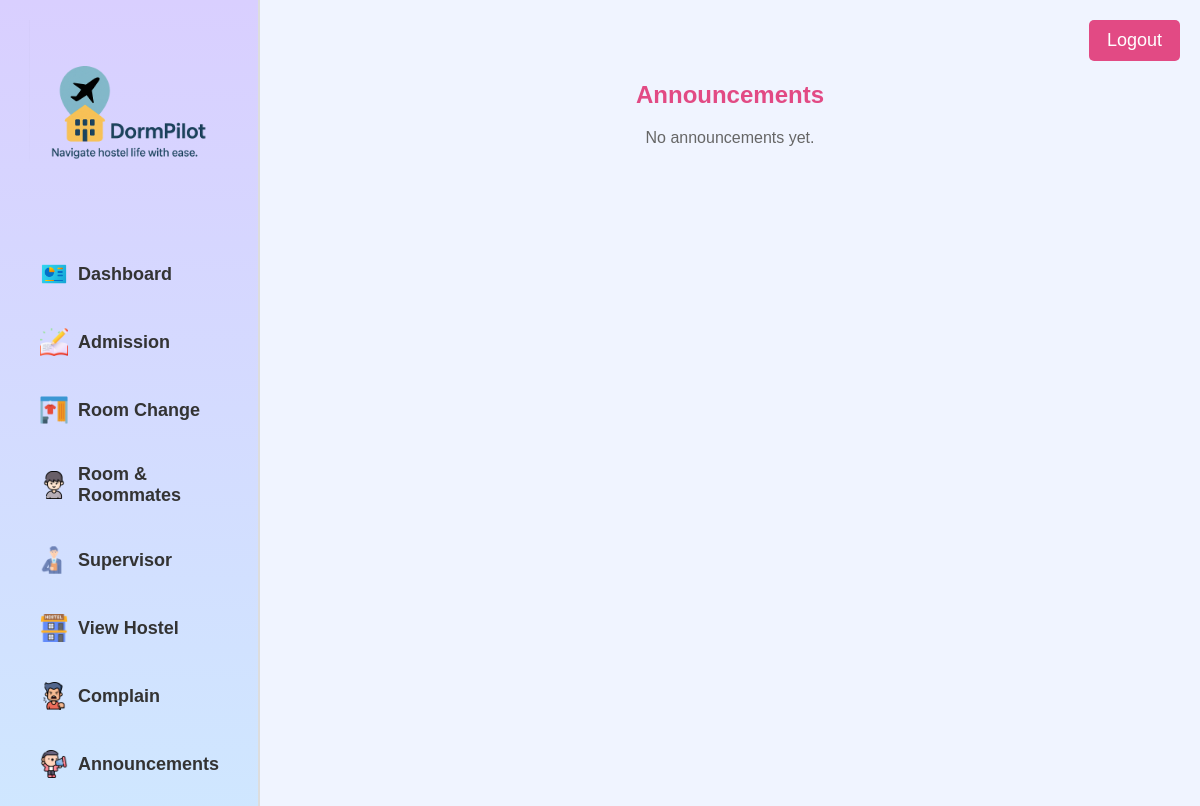
/student_announcements.php (signed in), run on an earlier commit of the app's database.
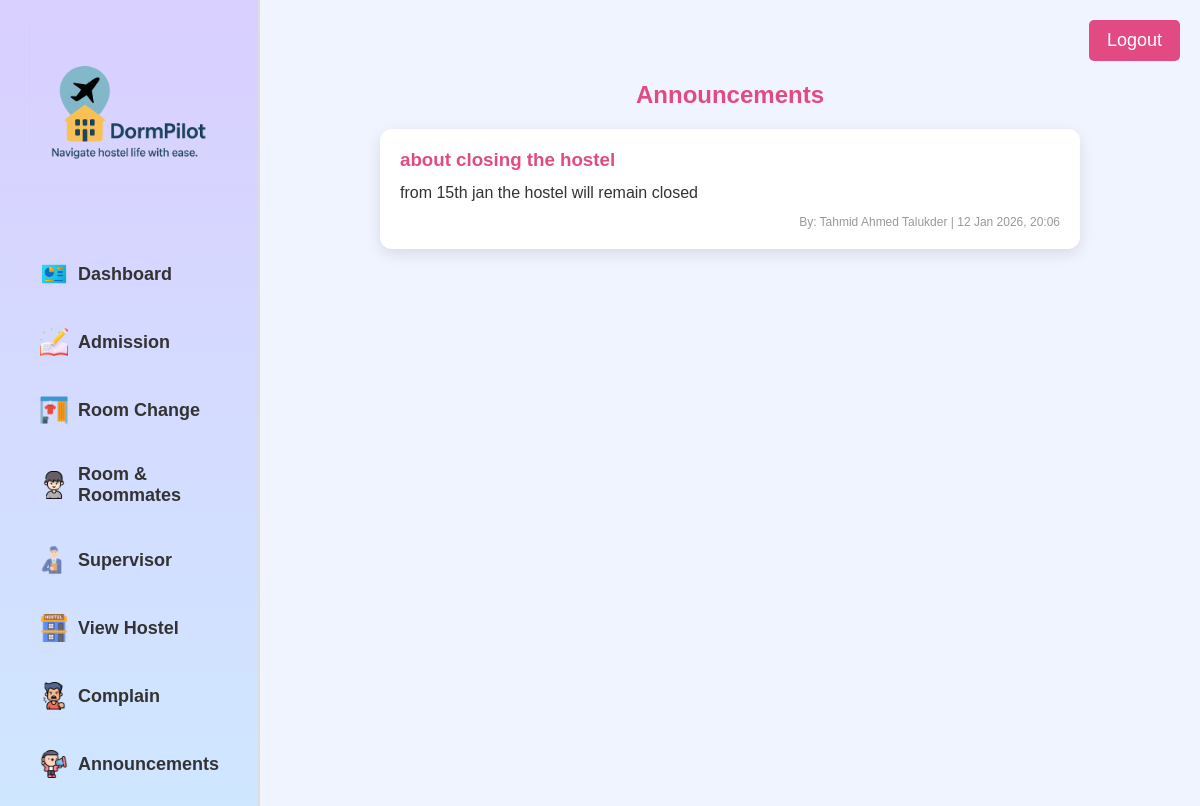
And on a later commit of the database.
### tables this page shows
CREATE TABLE `announcements` (
  `id` int(11) NOT NULL,
  `supervisor_id` int(11) DEFAULT NULL,
  `title` varchar(255) NOT NULL,
  `message` text NOT NULL,
  `created_at` timestamp NOT NULL DEFAULT current_timestamp()
);

CREATE TABLE `users` (
  `id` int(11) NOT NULL,
  `fullname` varchar(100) NOT NULL,
  `email` varchar(100) NOT NULL,
  `password` varchar(255) NOT NULL,
  `role` varchar(20) DEFAULT 'student',
  `phone` varchar(20) DEFAULT NULL,
  `block` varchar(50) DEFAULT NULL,
  `photo` varchar(255) DEFAULT NULL,
  `nid_number` varchar(50) DEFAULT NULL,
  `nid_photo` varchar(255) DEFAULT NULL,
  `gender` varchar(10) DEFAULT NULL
);

### student_announcements.php (the view, shortened to what this page needs)
<?php
include "db.php";
$announcements = $conn->query("SELECT a.*, u.fullname FROM announcements a LEFT JOIN users u ON a.supervisor_id = u.id ORDER BY a.created_at DESC");
?>
<!DOCTYPE html>
<html lang="en">
<head>
</head>
<body>
<div class="sidebar">
    <img src="logo.png" class="logo" alt="Logo">
    <a href="student_dashboard.php"><img src="icons/dashboard.png" class="menu-icon">Dashboard</a>
    <a href="student_admission.php"><img src="icons/admission.png" class="menu-icon">Admission</a>
    <a href="student_room_change.php"><img src="icons/room.png" class="menu-icon">Room Change</a>
    <a href="student_roommates.php"><img src="icons/profile.png" class="menu-icon">Room & Roommates</a>
    <a href="student_chat.php"><img src="icons/supervisor.png" class="menu-icon">Supervisor</a>
    <a href="student_hostel.php"><img src="icons/hostel.png" class="menu-icon">View Hostel</a>
    <a href="student_complaints.php"><img src="icons/complain.png" class="menu-icon">Complain</a>
    <a href="student_announcements.php"><img src="icons/announcement.png" class="menu-icon">Announcements</a>
</div>
<div class="main-content">
    <div class="top-bar">
        <form action="logout.php" method="post">
            <button class="logout">Logout</button>
        </form>
    </div>
    <div class="announcements">
        <h2 style="text-align:center;color:#e24a84;margin-bottom:20px;">Announcements</h2>
        <?php if($announcements->num_rows > 0): ?>
            <?php while($ann = $announcements->fetch_assoc()): ?>
                <div class="announcement-card">
                    <h3><?php echo htmlspecialchars($ann['title']); ?></h3>
                    <p><?php echo nl2br(htmlspecialchars($ann['message'])); ?></p>
                    <div class="time">By: <?php echo htmlspecialchars($ann['fullname'] ?? 'Admin'); ?> | <?php echo date("d M Y, H:i", strtotime($ann['created_at'])); ?></div>
                </div>
            <?php endwhile; ?>
        <?php else: ?>
            <p style="text-align:center;color:#666;">No announcements yet.</p>
        <?php endif; ?>
    </div>
</div>
</body>
</html>

### student_announcements.php (style rules this page uses)
* { box-sizing:border-box;margin:0;padding:0;font-family:Arial; }
body { display:flex;min-height:100vh;background:#f0f4ff; }
.sidebar { width:260px;background: linear-gradient(to bottom, #d9cfff, #cfe7ff); display:flex;flex-direction:column;align-items:center;padding:20px;border-right:2px solid #ddd; }
.sidebar img.logo { width:200px;margin-bottom:20px; }
.sidebar a { width:100%;display:flex;align-items:center;padding:14px 20px;text-decoration:none;color:#333;font-weight:bold;font-size:18px;border-radius:6px;margin:6px 0; }
.sidebar img.menu-icon { width:28px;margin-right:10px; }
.main-content { flex:1;padding:20px; }
.top-bar { display:flex;justify-content:flex-end;margin-bottom:20px; }
.logout { background:#e24a84;color:#fff;border:none;padding:10px 18px;font-size:18px;border-radius:5px;cursor:pointer; }
.announcements { max-width:700px; margin:20px auto; }
.announcement-card { background:#fff; padding:20px; border-radius:12px; box-shadow:0 5px 15px rgba(0,0,0,0.1); margin-bottom:15px; }
.announcement-card h3 { color:#e24a84;margin-bottom:10px; }
.announcement-card p { color:#333;line-height:1.5; }
.announcement-card .time { font-size:12px;color:#999;margin-top:10px;text-align:right; }

What changed in the data, as far as the page shows it:
added announcements: title "about closing the hostel", message "from 15th jan the hostel will remain closed", supervisor.fullname "Tahmid Ahmed Talukder", created_at "12 Jan 2026, 20:06"
Also different on the page:
text no longer shown: "No announcements yet."
